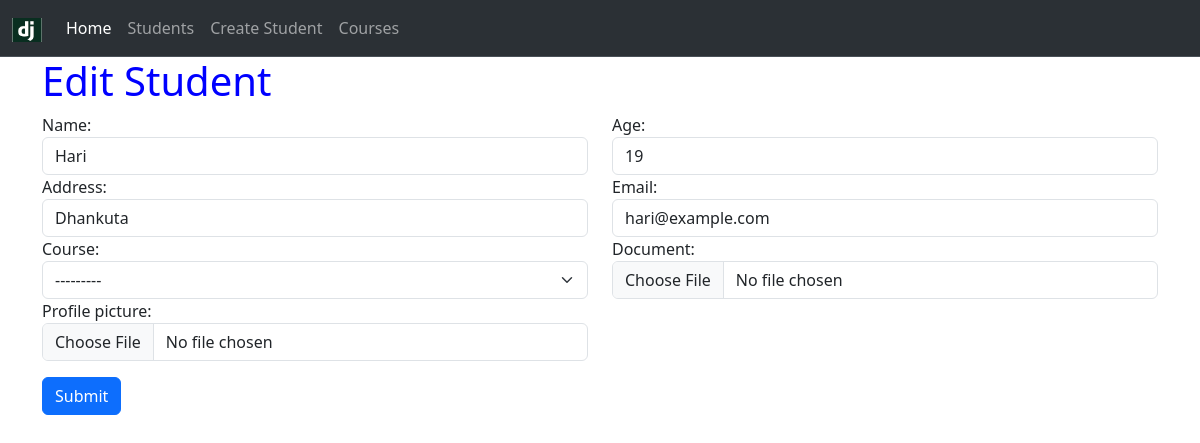
The app's page /students/edit/4/ with its own data.
### students/models.py (models this page shows, shortened)
class Student(models.Model):
    name = models.CharField(max_length=100)
    email = models.EmailField()
    age = models.IntegerField()
    address = models.CharField(max_length=200)
    course = models.ForeignKey(Course, on_delete=models.SET_NULL,null=True, blank=True, related_name="students")
    subjects = models.ManyToManyField(Subject, related_name="students")
    document = models.FileField(upload_to="documents/", blank=True)
    profile_picture = models.ImageField(upload_to="profile_pictures/", blank=True)

### students/views.py (the view)
# urls.py: path("students/edit/<int:student_id>/", edit_student, name="edit_student"),
def edit_student(request, student_id):
    student = Student.objects.get(id=student_id)
    if request.method == "POST":
        form = StudentForm(request.POST, request.FILES, instance=student)
        if form.is_valid():
            form.save()
            return redirect('students')
    else:
        form = StudentForm(instance=student)
    context = {
        'header' : 'Edit Student',
        'title': 'Edit Student',
        'form': form
    }
    return render(request, "students/add_student.html",context)

### students/forms.py (shortened to what this page needs)
class StudentForm(forms.ModelForm):
    class Meta:
        model = Student
        fields = ['name', 'email', 'age', 'address', 'course', 'document', 'profile_picture']
        widgets = {
            'name': forms.TextInput(attrs={'class': 'form-control', 'placeholder': 'Enter your name'}),
            'email': forms.EmailInput(attrs={'class': 'form-control'}),
            'age': forms.NumberInput(attrs={'class': 'form-control'}),
            'address': forms.TextInput(attrs={'class': 'form-control'}),
            'course': forms.Select(attrs={'class': 'form-select'}),
            'document': forms.FileInput(attrs={'class': 'form-control'}),
            'profile_picture': forms.FileInput(attrs={'class': 'form-control'}),
        }

### students/models.py (called while the page is built)
    def __str__(self):
        return f"{self.id} - {self.name}"

### students/templates/students/add_student.html (shortened to what this page needs)
{% extends 'students/base.html' %}
{% block content %}
        <form method="POST" action="" enctype="multipart/form-data">
            <div class = "row">
                <div class = "col-md-6">
                    {{form.name.label_tag}} {{form.name}}
                </div>
                <div class = "col-md-6">
                    {{form.age.label_tag}} {{form.age}}
                </div>
            </div>
            <div class ="row">
                <div class="col-md-6">
                    {{form.address.label_tag}} {{form.address}}
                </div>
                <div class="col-md-6">
                    {{form.email.label_tag}} {{form.email}}
                </div>
            </div>
            <div class = "row">
                <div class = "col-md-6">
                    {{form.course.label_tag}} {{form.course}}
                </div>
                <div class = "col-md-6">
                    {{form.document.label_tag}} {{form.document}}
                </div>
            </div>
            <div class = "row">
                <div class = "col-md-6">
                    {{form.profile_picture.label_tag}} {{form.profile_picture}}
                </div>
            </div>
            <button type="submit" class="btn btn-primary mt-3">Submit</button>
        </form>
{%endblock%}

### records on screen
Student: name "Hari", age "19", address "Dhankuta", email "hari@example.com", course "---------"

### other values on screen
{{ header }} "Edit Student"
